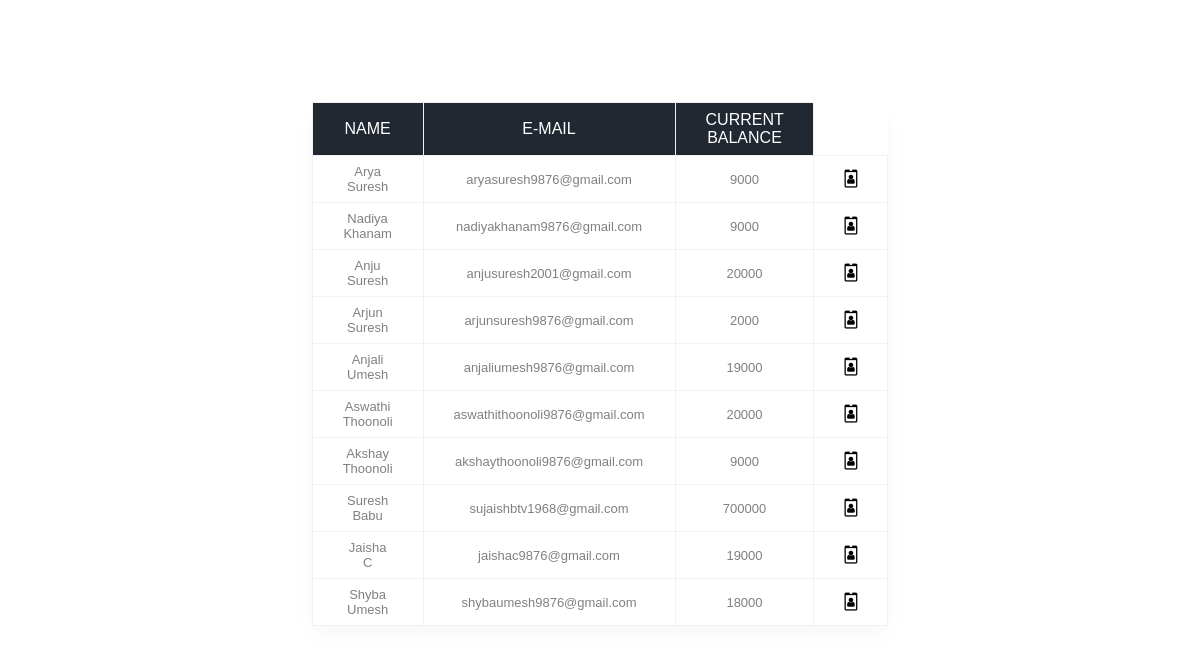
The page /customers.php on the database its author committed.
### tables this page shows
CREATE TABLE IF NOT EXISTS `customers`(
  `name` varchar(55) NOT NULL,
  `email` varchar(55) NOT NULL,
  `current_balance` int(55) NOT NULL
);

### customers.php (the view, shortened to what this page needs)
<!DOCTYPE html>
<html lang="en" dir="ltr">
  <head>
    <?php include 'tablelinks.php' ?>
    <?php include 'tablestyles.php' ?>
    <link rel="stylesheet" href="../customers.css">
  </head>
  <body>
   <div class="main-div">
     <table>
       <thead>
         <tr>
           <th>Name</th>
           <th>E-mail</th>
           <th>Current Balance</th>
         </tr>
         <tbody>
           <?php
             include('auth.php');
               $sql = "SELECT * FROM `customers`";
               $result = mysqli_query($conn, $sql);
              while($res=mysqli_fetch_array($result))
               {?>
                 <tr>
                   <td><?php echo $res['name']; ?></td>
                   <td><?php echo $res['email']; ?></td>
                   <td><?php echo $res['current_balance']; ?></td>
                   <td><a href="viewcustomers.php?id=<?php echo $res['id']; ?>"><i class="fa fa-id-badge" ></i></a></td>
                 </tr>
               <?php
             }
             ?>
         </tbody>
       </thead>
     </table>
   </div>
  </body>
</html>

### tablelinks.php (shortened to what this page needs)
<link rel="stylesheet" href="https://cdnjs.cloudflare.com/ajax/libs/font-awesome/4.7.0/css/font-awesome.min.css"
integrity="sha512-SfTiTlX6kk+qitfevl/7LibUOeJWlt9rbyDn92a1DqWOw9vWG2MFoays0sgObmWazO5BQPiFucnnEAjpAB+/Sw==" />

### tablestyles.php (shortened to what this page needs)
<!DOCTYPE html>
<html>
<head>
</head>
</html>

### css/customers.css (style rules this page uses)
* { margin: 0; padding: 0; box-sizing: border-box; }
.main-div { padding-top: 6%; }

### tablestyles.php (style rules this page uses)
* { margin: 0;padding: 0;box-sizing :border-box;font-family: 'Poppins', sans-serif; }
.main-div { width:100%; height:100vh; display :flex; flex-direction: :column; justify-content:center; align-items:center; }
table { border-collapse:collapse; background-color:#fff; box-shadow: 0 10px 20px 0 rgba(0,0,0,.03); border-radius: 10px; margin : auto; width:30%; }
th,td { border:1px solid #f2f2f2; padding: 8px 30px; text-align: center; color: grey; }
th { text-transform: uppercase; font-weight: 500; background: #222831; color:white; }
td { font-size: 13px; }
.fa { font-size:18px }
.fa-id-badge { color: #000; }
a { text-decoration: none; display:flex; justify-content: center; }
body { padding-top: 30px; }

### rows shown on the page
customers: name "Arya Suresh", email "aryasuresh9876@gmail.com", current_balance "9000"
customers: name "Nadiya Khanam", email "nadiyakhanam9876@gmail.com", current_balance "9000"
customers: name "Anju Suresh", email "anjusuresh2001@gmail.com", current_balance "20000"
customers: name "Arjun Suresh", email "arjunsuresh9876@gmail.com", current_balance "2000"
customers: name "Anjali Umesh", email "anjaliumesh9876@gmail.com", current_balance "19000"
customers: name "Aswathi Thoonoli", email "aswathithoonoli9876@gmail.com", current_balance "20000"
customers: name "Akshay Thoonoli", email "akshaythoonoli9876@gmail.com", current_balance "9000"
customers: name "Suresh Babu", email "sujaishbtv1968@gmail.com", current_balance "700000"
customers: name "Jaisha C", email "jaishac9876@gmail.com", current_balance "19000"
customers: name "Shyba Umesh", email "shybaumesh9876@gmail.com", current_balance "18000"
